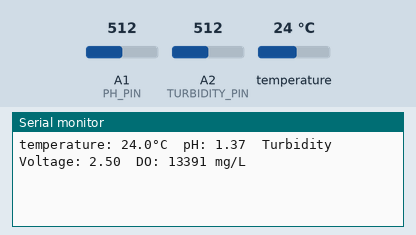
This sketch was run on a simulated Arduino Mega 2560, built with avr-gcc and run on an emulated ATmega2560. On the bench: the last lines printed to the serial monitor. The test bench sets the inputs (shaded band); at power-on: temperature 24 °C, A1 (PH_PIN) = 512, A2 (TURBIDITY_PIN) = 512.

Above: at 2.8 s.
2.9 s: temperature set to 12 °C
At 3.9 s:
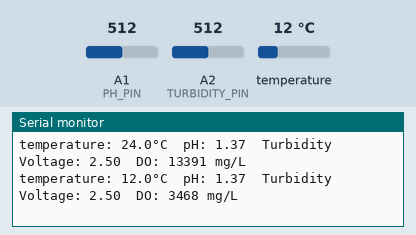
4.4 s: A1 (PH_PIN) set to 716
At 5.7 s:
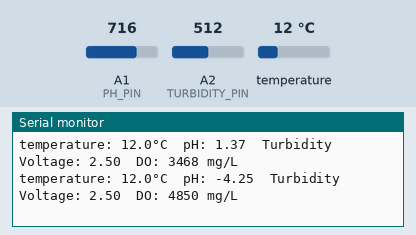
5.9 s: A2 (TURBIDITY_PIN) set to 716
At 6.8 s:
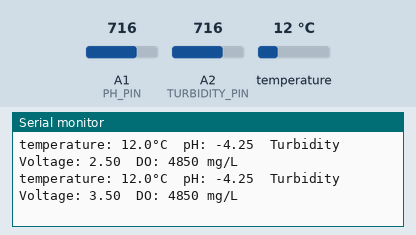
7.4 s: temperature set to 19 °C
At 8.7 s:
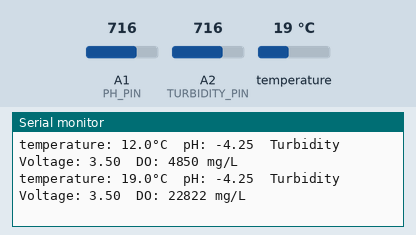
8.9 s: A1 (PH_PIN) set to 900
At 10.0 s:
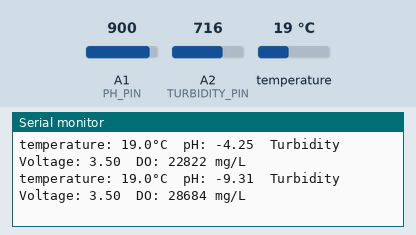
10.4 s: A2 (TURBIDITY_PIN) set to 900
At 12.1 s:
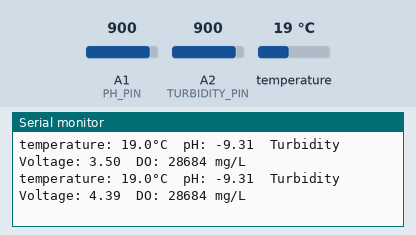
Timing chart, 0 to 12.9 s (numbered marks = the images above; inputs shaded):
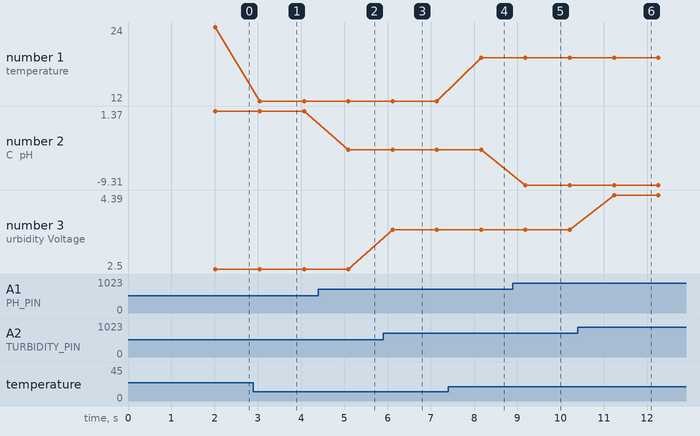

Measured:
- after the input at 2.9 s, the serial monitor: prints a new line after 0.15 s (image 1)
- after the input at 4.4 s, the serial monitor: prints a new line after 0.69 s (image 2)
- after the input at 5.9 s, the serial monitor: prints a new line after 0.22 s (image 3)
- after the input at 7.4 s, the serial monitor: prints a new line after 0.76 s (image 4)
- after the input at 8.9 s, the serial monitor: prints a new line after 0.29 s (image 5)
- after the input at 10.4 s, the serial monitor: prints a new line after 0.84 s (image 6)
- plotted number 1: 24 → 12 after the input at 2.9 s, 12 → 19 after the input at 7.4 s
- plotted number 2: 1.37 → -4.25 after the input at 4.4 s, -4.25 → -9.31 after the input at 8.9 s

The sketch:

Sensors_T_pH_Turbidity_O2.ino
```cpp
/*
Installation Instructions:

For the DS18B20 Temperature Sensor:
@https://wiki.dfrobot.com/Waterproof_DS18B20_Digital_Temperature_Sensor__SKU_DFR0198_
1. Connect the DS18B20 to the Arduino using a plugable terminal sensor adapter or directly by wiring.
    - Red Wire (VCC) to 5V or 3.3V on the Arduino.
    - Black Wire (GND) to GND on the Arduino.
    - Blue Wire (Data Signal) to a digital pin on the Arduino (Pin 52 in this case).
2. Use "Gravity: Terminal Sensor Adapter V2.0" @https://www.dfrobot.com/product-203.html
        or Place a 4.7kΩ pull-up resistor between the VCC and Data Signal lines to ensure proper communication.

For the Gravity: Analog pH Meter V2:
@https://wiki.dfrobot.com/Gravity__Analog_pH_Sensor_Meter_Kit_V2_SKU_SEN0161-V2
1. Connect the pH meter's BNC to the pH probe and the board to the Arduino.
    - Signal Pin to an analog pin on the Arduino (A1 in this case).
    - V+ to 5V on the Arduino.
    - GND to GND on the Arduino.
2. Before taking measurements, calibrate the pH meter with standard buffer solutions. @https://wiki.dfrobot.com/Gravity__Analog_pH_Sensor_Meter_Kit_V2_SKU_SEN0161-V2
    -1. Input enterph command in the serial monitor to enter the calibration mode.
    -2. Input calph commands in the serial monitor to start the calibration. The program will automatically identify which of the two standard buffer solutions is present: either 4.0 and 7.0. In this step, the standard buffer solution of 7.0 will be identified.
    -3. After the calibration, input exitph command in the serial monitor to save the relevant parameters and exit the calibration mode. Note: Only after inputing exitph command in the serial monitor can the relevant parameters be saved.
    -4. After the above steps, the first point calibration is completed. The second point calibration will be performed below.
          -Wash the probe with distilled water, then absorb the residual water-drops with paper. Insert the pH probe into the standard buffer solution of 4.0, stir gently, until the values are stable.
          -After the values are stable, the second point can be calibrated. These steps are the same as the first calibration step. The specific steps are as follows:enterph, calph, exitph
    -5. After completing the above steps, the two-point calibration is completed, and then the sensor can be used for actual measurement. The relevant parameters in the calibration process have been saved to the EEPROM of the main control board
ATTENTION : After completing the measurement, disconnect the pH probe from the signal conversion board. The pH probe should not be connected to the signal conversion board without the power supply for a long time.

For the Gravity: Analog Turbidity Sensor
@https://wiki.dfrobot.com/Turbidity_sensor_SKU__SEN0189
1. Connect the sensor output to an analog pin on the Arduino (A2 in this case).
2. Connect V+ to 5V on the Arduino and GND to GND.

For Gravity: Analog Dissolved Oxygen Sensor / Meter Kit for Arduino
@https://wiki.dfrobot.com/Gravity__Analog_Dissolved_Oxygen_Sensor_SKU_SEN0237
1. Connect the DO sensor to the Arduino board:
    - Signal Pin to an analog pin on the Arduino (A1 in this case).
    - V+ to 5V on the Arduino.
    - GND to GND on the Arduino.
2. Please ensure that the sensor is calibrated in air before the first use to ensure accurate readings. Submerge the sensor in water and wait several minutes for the readings to stabilize before calibration:
    -Use a stirrer or an eggbeater to continuously stir or Use an air pump to continuously inflate the water for 10 minutes to saturate the dissolved oxygen). To obtain two points, perform this procedure with one water cooled in the fridge and the other at room temperature or heated.
    -Add sodium sulfite(Na2SO3) into water until it is saturated. This can consume all the oxygen in the water to obtain the zero dissolved oxygen liquid.
3. For calibration in the air, expose the membrane to the air and set the output value to 100% oxygen saturation (can be done via software using calibration commands or physically via the potentiometer on the sensor board).
4. The actual DO measurement will vary with temperature. It is highly recommended to use a temperature compensation function which can be achieved by integrating a temperature sensor like the DS18B20 to provide real-time temperature data for more accurate DO readings.
*/


#include <OneWire.h>  // Include the OneWire library for DS18B20 temperature sensor. Please install the library from Arduino IDE
#include "DFRobot_PH.h"  // Include the DFRobot pH library for pH meter functionality. Please download DFRobot_PH Library @https://github.com/DFRobot/DFRobot_PH/archive/master.zip
#include <EEPROM.h>  // Include the EEPROM library for saving calibration data
#include <Arduino.h>

// Pin for DS18B20 temperature sensor
int DS18S20_Pin = 52; // Define the digital pin for the DS18S20 temperature sensor

// Initialize the OneWire library with the DS18S20 pin
OneWire ds(DS18S20_Pin);

// Pin connected to the pH sensor
#define PH_PIN A1  // Define the analog pin for the pH sensor

// Pin connected to the turbidity sensor
#define TURBIDITY_PIN A2 // Define the analog pin for the turbidity sensor

// Pin connected to the dissolved oxygen sensor-> remettre en A4
#define DO_PIN A1

float voltage, phValue, temperature;  // Variables to store voltage, pH value, and temperature
DFRobot_PH ph;  // Create an instance of the DFRobot_PH class

// Dissolved oxygen sensor calibration and initialisation code :
// Reference voltage in millivolts and ADC resolution
#define VREF 5000    // Reference voltage (millivolts)
#define ADC_RES 1024 // ADC Resolution

// Calibration mode selection: 0 for single-point, 1 for two-point
#define TWO_POINT_CALIBRATION 1 // select 1 or 0

//Single point calibration needs to be filled CAL1_V and CAL1_T
#define CAL1_V (1600) //mv
#define CAL1_T (25)   //℃
//Two-point calibration needs to be filled CAL2_V and CAL2_T
//CAL1 High temperature point, CAL2 Low temperature point
#define CAL2_V (1300) //mv
#define CAL2_T (15)   //℃

// Table of saturated dissolved oxygen levels for different temperatures
const uint16_t DO_Table[41] = {
  // Values from 0°C to 40°C
    14460, 14220, 13820, 13440, 13090, 12740, 12420, 12110, 11810, 11530,
    11260, 11010, 10770, 10530, 10300, 10080, 9860, 9660, 9460, 9270,
    9080, 8900, 8730, 8570, 8410, 8250, 8110, 7960, 7820, 7690,
    7560, 7430, 7300, 7180, 7070, 6950, 6840, 6730, 6630, 6530, 6410
    };

uint16_t ADC_Raw_O2;     // Variable to store raw ADC value
uint16_t ADC_Voltage_O2; // Variable to store the calculated voltage
uint16_t DO;          // Variable to store the dissolved oxygen concentration

// Function to calculate dissolved oxygen concentration based on voltage and temperature
int16_t readDO(uint32_t voltage_mv, uint8_t temperature_c) {
  uint16_t V_saturation;
#if TWO_POINT_CALIBRATION == 0
  // Calculate V_saturation for single-point calibration
  V_saturation = (uint32_t)CAL1_V + (uint32_t)35 * temperature_c - (uint32_t)CAL1_T * 35;
#else
  // Calculate V_saturation for two-point calibration
  V_saturation = (int16_t)((int8_t)temperature_c - CAL2_T) * ((uint16_t)CAL1_V - CAL2_V) / ((uint8_t)CAL1_T - CAL2_T) + CAL2_V;
#endif
  return (voltage_mv * DO_Table[temperature_c] / V_saturation); // Calculate DO concentration
}


void setup() {
  Serial.begin(115200);  // Start serial communication at 115200 baud rate
  ph.begin();  // Initialize the pH meter
}

void loop() {
  static unsigned long timepoint = millis();
  // Take measurements every 1000 milliseconds (1 second)
  if(millis() - timepoint > 1000U) {
    timepoint = millis();

    // Read the temperature from the DS18B20 sensor
    temperature = readTemperature(); // Get temperature for pH temperature compensation

    // Read the voltage from the pH sensor
    voltage = analogRead(PH_PIN) / 1024.0 * 5000;  // Convert analog reading to millivolts
    phValue = ph.readPH(voltage, temperature);  // Calculate pH value with temperature compensation

    // Print the temperature and pH values to the Serial Monitor
    Serial.print("temperature: ");
    Serial.print(temperature, 1);  // Print temperature with one decimal place
    Serial.print("°C  pH: ");
    Serial.print(phValue, 2);  // Print pH value with two decimal places

    // Read and print the turbidity sensor value
    int sensorValue = analogRead(TURBIDITY_PIN); // Read the input on analog pin 2
    float turbidityVoltage = sensorValue * (5.0 / 1024.0); // Convert to voltage
    Serial.print("  Turbidity Voltage: ");
    Serial.print(turbidityVoltage); // Print turbidity voltage

    //Read and print O2 sensor values
    ADC_Raw_O2 = analogRead(DO_PIN); // Read the analog value from DO sensor
    ADC_Voltage_O2 = uint32_t(VREF) * ADC_Raw_O2 / ADC_RES; // Convert ADC value to voltage

    // Print temperature, raw ADC value, calculated voltage, and DO concentration
    //Serial.print("O2 ADC RAW:\t" + String(ADC_Raw_O2) + "\t");
    //Serial.print("O2 ADC Voltage:\t" + String(ADC_Voltage_O2) + "\t");
    Serial.print("  DO: ");
    Serial.print(readDO(ADC_Voltage_O2, temperature), 1); // Print DO concentration with 1 decimal places
    Serial.print(" mg/L ");
    Serial.println(); // Move to the next line after printing all sensor values

  }
  // Check for calibration commands via Serial and perform calibration
  ph.calibration(voltage, temperature);

  delay(1000); // Wait for 1 second before the next loop iteration
}


// Function to get temperature from the DS18B20 sensor
float readTemperature() {
  byte data[12];  // Array to store temperature data
  byte addr[8];  // Array to store sensor address

  // Search for sensors on the bus
  if (!ds.search(addr)) {
    ds.reset_search();  // Reset search for the next attempt
    return -1000; // Return a placeholder indicating no sensor found
  }

  // Check if data received is valid
  if (OneWire::crc8(addr, 7) != addr[7]) {
    Serial.println("CRC is not valid!");  // Print error message
    return -1000;
  }

  // Verify the sensor type is DS18B20
  if (addr[0] != 0x10 && addr[0] != 0x28) {
    Serial.print("Device is not recognized");  // Print error message
    return -1000;
  }

  // Reset, select the sensor, then initiate temperature conversion
  ds.reset();
  ds.select(addr);
  ds.write(0x44, 1); // Start conversion, with parasite power on at the end

  // Wait for conversion to complete then read the scratchpad
  byte present = ds.reset();
  ds.select(addr);
  ds.write(0xBE); // Command to read Scratchpad

  // Read the temperature data
  for (int i = 0; i < 9; i++) { // We need 9 bytes as per DS18B20 specs
    data[i] = ds.read();
  }

  ds.reset_search(); // Reset the search to allow us to detect the next device in the next loop

  // Processing the data received from the sensor
  byte MSB = data[1]; // Most Significant Byte of the temperature
  byte LSB = data[0]; // Least Significant Byte of the temperature

  // Forming the raw temperature value from two bytes
  float tempRead = ((MSB << 8) | LSB); // Use bitwise OR to combine MSB and LSB

  // Converting raw value to Celsius
  float TemperatureSum = tempRead / 16;

  return TemperatureSum; // Return the processed temperature
}
```
